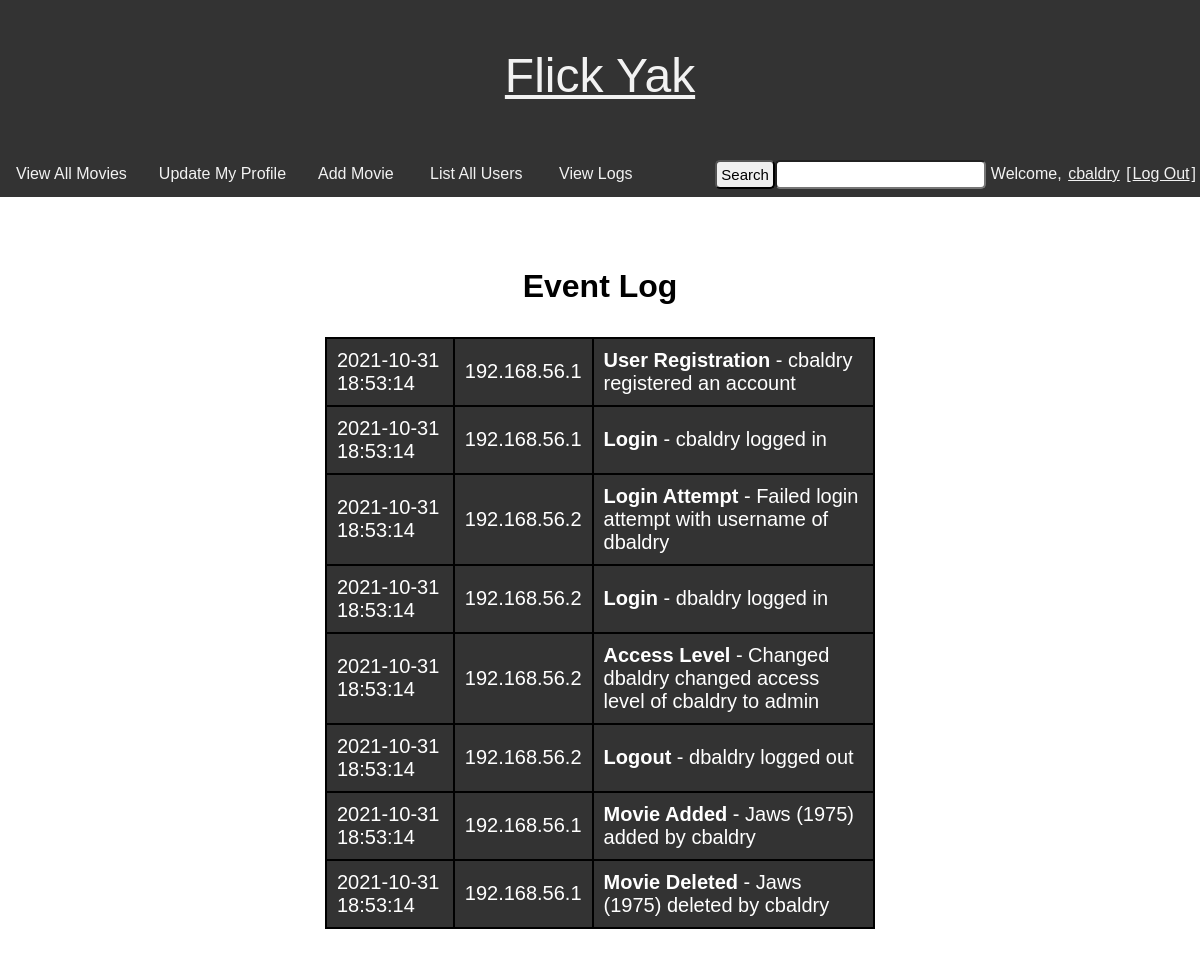
/views/admin/view_logs.php (signed in), run on the app's committed database.
### tables this page shows
CREATE TABLE `logs` (
  `log_id` int(11) NOT NULL,
  `log_date` timestamp NOT NULL DEFAULT current_timestamp() ON UPDATE current_timestamp(),
  `ip_address` varchar(15) NOT NULL,
  `event_type` varchar(50) NOT NULL,
  `event_details` varchar(200) NOT NULL
);

### views/admin/view_logs.php (the view, shortened to what this page needs)
<?php
require '../../src/connect_db.php';
$result = $db->query("SELECT * FROM logs ORDER BY log_date DESC LIMIT 10");
require_once '../common/head.php';
require_once '../common/nav.php';
echo '<h1>Event Log</h1>';
echo '<table>';
foreach ($result as $row) {
    echo '<tr>';
    echo '<td>' . $row['log_date'] . '</td>';
    echo '<td>' . $row['ip_address'] . '</td>';
    echo '<td><b>' . $row['event_type'].'</b> - ';
    echo $row['event_details'] . '</td>';
    echo '</tr>';
}
echo '</table>';
echo '</div></body></html>';

### css/main.css (style rules this page uses)
body { margin: 0; font-family: Arial; }
table { border-collapse: collapse; margin: 10px auto; font-size: 20px; color: white; background-color: #333; width: 50%; padding: 1em; border: 1px solid black; }
th, td { text-align: Left; padding: 10px; border-radius: 16px; border: 2px solid black; }

### data on the page
logs: log_date "2021-10-31 18:53:14", ip_address "192.168.56.1", event_type "User Registration", event_details "cbaldry registered an account"
logs: log_date "2021-10-31 18:53:14", ip_address "192.168.56.1", event_type "Login", event_details "cbaldry logged in"
logs: log_date "2021-10-31 18:53:14", ip_address "192.168.56.2", event_type "Login Attempt", event_details "Failed login attempt with username of dbaldry"
logs: log_date "2021-10-31 18:53:14", ip_address "192.168.56.2", event_type "Login", event_details "dbaldry logged in"
logs: log_date "2021-10-31 18:53:14", ip_address "192.168.56.2", event_type "Access Level", event_details "Changed dbaldry changed access level of cbaldry to admin"
logs: log_date "2021-10-31 18:53:14", ip_address "192.168.56.2", event_type "Logout", event_details "dbaldry logged out"
logs: log_date "2021-10-31 18:53:14", ip_address "192.168.56.1", event_type "Movie Added", event_details "Jaws (1975) added by cbaldry"
logs: log_date "2021-10-31 18:53:14", ip_address "192.168.56.1", event_type "Movie Deleted", event_details "Jaws (1975) deleted by cbaldry"

### other printed values
$_SESSION['username'] "cbaldry"
